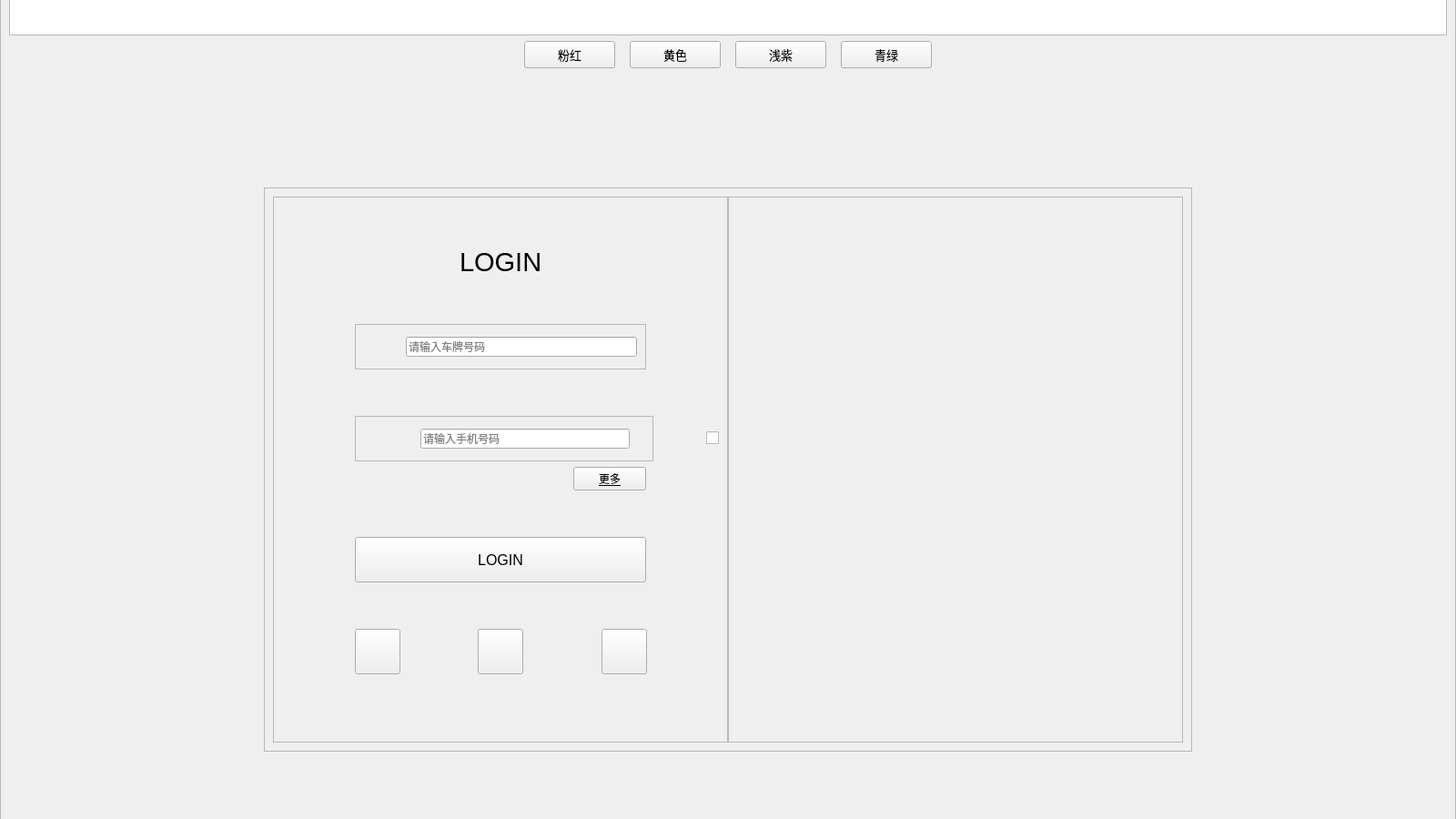
<?xml version="1.0" encoding="UTF-8"?>
<ui version="4.0">
 <class>registWindow</class>
 <widget class="QMainWindow" name="registWindow">
  <property name="geometry">
   <rect>
    <x>0</x>
    <y>0</y>
    <width>1600</width>
    <height>900</height>
   </rect>
  </property>
  <property name="sizePolicy">
   <sizepolicy hsizetype="Fixed" vsizetype="Fixed">
    <horstretch>0</horstretch>
    <verstretch>0</verstretch>
   </sizepolicy>
  </property>
  <property name="minimumSize">
   <size>
    <width>1600</width>
    <height>900</height>
   </size>
  </property>
  <property name="maximumSize">
   <size>
    <width>1600</width>
    <height>900</height>
   </size>
  </property>
  <property name="windowTitle">
   <string>MainWindow</string>
  </property>
  <widget class="QWidget" name="centralwidget">
   <widget class="QFrame" name="frame_background">
    <property name="geometry">
     <rect>
      <x>0</x>
      <y>-11</y>
      <width>1600</width>
      <height>971</height>
     </rect>
    </property>
    <property name="frameShape">
     <enum>QFrame::StyledPanel</enum>
    </property>
    <property name="frameShadow">
     <enum>QFrame::Raised</enum>
    </property>
    <layout class="QGridLayout" name="gridLayout_3">
     <item row="2" column="0">
      <layout class="QVBoxLayout" name="verticalLayout_2">
       <item>
        <spacer name="verticalSpacer_9">
         <property name="orientation">
          <enum>Qt::Vertical</enum>
         </property>
         <property name="sizeHint" stdset="0">
          <size>
           <width>20</width>
           <height>13</height>
          </size>
         </property>
        </spacer>
       </item>
       <item>
        <layout class="QHBoxLayout" name="horizontalLayout_9">
         <item>
          <spacer name="horizontalSpacer_17">
           <property name="orientation">
            <enum>Qt::Horizontal</enum>
           </property>
           <property name="sizeHint" stdset="0">
            <size>
             <width>40</width>
             <height>20</height>
            </size>
           </property>
          </spacer>
         </item>
         <item>
          <widget class="QFrame" name="frame">
           <property name="frameShape">
            <enum>QFrame::StyledPanel</enum>
           </property>
           <property name="frameShadow">
            <enum>QFrame::Raised</enum>
           </property>
           <layout class="QGridLayout" name="gridLayout_2">
            <item row="0" column="0">
             <layout class="QHBoxLayout" name="horizontalLayout_8">
              <property name="spacing">
               <number>0</number>
              </property>
              <item>
               <widget class="QFrame" name="frame_login">
                <property name="sizePolicy">
                 <sizepolicy hsizetype="Minimum" vsizetype="Minimum">
                  <horstretch>0</horstretch>
                  <verstretch>0</verstretch>
                 </sizepolicy>
                </property>
                <property name="minimumSize">
                 <size>
                  <width>500</width>
                  <height>600</height>
                 </size>
                </property>
                <property name="maximumSize">
                 <size>
                  <width>500</width>
                  <height>600</height>
                 </size>
                </property>
                <property name="frameShape">
                 <enum>QFrame::StyledPanel</enum>
                </property>
                <property name="frameShadow">
                 <enum>QFrame::Raised</enum>
                </property>
                <layout class="QGridLayout" name="gridLayout_5">
                 <item row="1" column="0">
                  <spacer name="verticalSpacer_4">
                   <property name="orientation">
                    <enum>Qt::Vertical</enum>
                   </property>
                   <property name="sizeType">
                    <enum>QSizePolicy::Fixed</enum>
                   </property>
                   <property name="sizeHint" stdset="0">
                    <size>
                     <width>20</width>
                     <height>20</height>
                    </size>
                   </property>
                  </spacer>
                 </item>
                 <item row="0" column="0">
                  <layout class="QVBoxLayout" name="verticalLayout">
                   <item>
                    <spacer name="verticalSpacer_2">
                     <property name="orientation">
                      <enum>Qt::Vertical</enum>
                     </property>
                     <property name="sizeHint" stdset="0">
                      <size>
                       <width>20</width>
                       <height>13</height>
                      </size>
                     </property>
                    </spacer>
                   </item>
                   <item>
                    <layout class="QHBoxLayout" name="horizontalLayout">
                     <item>
                      <spacer name="horizontalSpacer">
                       <property name="orientation">
                        <enum>Qt::Horizontal</enum>
                       </property>
                       <property name="sizeHint" stdset="0">
                        <size>
                         <width>40</width>
                         <height>20</height>
                        </size>
                       </property>
                      </spacer>
                     </item>
                     <item>
                      <widget class="QLabel" name="label_login">
                       <property name="font">
                        <font>
                         <family>Arial</family>
                         <pointsize>22</pointsize>
                        </font>
                       </property>
                       <property name="text">
                        <string>LOGIN</string>
                       </property>
                      </widget>
                     </item>
                     <item>
                      <spacer name="horizontalSpacer_2">
                       <property name="orientation">
                        <enum>Qt::Horizontal</enum>
                       </property>
                       <property name="sizeHint" stdset="0">
                        <size>
                         <width>40</width>
                         <height>20</height>
                        </size>
                       </property>
                      </spacer>
                     </item>
                    </layout>
                   </item>
                   <item>
                    <spacer name="verticalSpacer">
                     <property name="orientation">
                      <enum>Qt::Vertical</enum>
                     </property>
                     <property name="sizeHint" stdset="0">
                      <size>
                       <width>20</width>
                       <height>13</height>
                      </size>
                     </property>
                    </spacer>
                   </item>
                   <item>
                    <layout class="QHBoxLayout" name="horizontalLayout_10">
                     <item>
                      <spacer name="horizontalSpacer_20">
                       <property name="orientation">
                        <enum>Qt::Horizontal</enum>
                       </property>
                       <property name="sizeType">
                        <enum>QSizePolicy::Fixed</enum>
                       </property>
                       <property name="sizeHint" stdset="0">
                        <size>
                         <width>80</width>
                         <height>20</height>
                        </size>
                       </property>
                      </spacer>
                     </item>
                     <item>
                      <widget class="QFrame" name="frame_user_name">
                       <property name="frameShape">
                        <enum>QFrame::StyledPanel</enum>
                       </property>
                       <property name="frameShadow">
                        <enum>QFrame::Raised</enum>
                       </property>
                       <layout class="QGridLayout" name="gridLayout_4">
                        <item row="0" column="0">
                         <layout class="QHBoxLayout" name="horizontalLayout_11">
                          <item>
                           <spacer name="horizontalSpacer_21">
                            <property name="orientation">
                             <enum>Qt::Horizontal</enum>
                            </property>
                            <property name="sizeType">
                             <enum>QSizePolicy::Fixed</enum>
                            </property>
                            <property name="sizeHint" stdset="0">
                             <size>
                              <width>10</width>
                              <height>20</height>
                             </size>
                            </property>
                           </spacer>
                          </item>
                          <item>
                           <widget class="QLabel" name="label_user_name">
                            <property name="sizePolicy">
                             <sizepolicy hsizetype="Fixed" vsizetype="Fixed">
                              <horstretch>0</horstretch>
                              <verstretch>0</verstretch>
                             </sizepolicy>
                            </property>
                            <property name="minimumSize">
                             <size>
                              <width>30</width>
                              <height>30</height>
                             </size>
                            </property>
                            <property name="maximumSize">
                             <size>
                              <width>30</width>
                              <height>30</height>
                             </size>
                            </property>
                            <property name="text">
                             <string/>
                            </property>
                           </widget>
                          </item>
                          <item>
                           <widget class="QLineEdit" name="lineE_user_name">
                            <property name="placeholderText">
                             <string>请输入车牌号码</string>
                            </property>
                           </widget>
                          </item>
                         </layout>
                        </item>
                       </layout>
                      </widget>
                     </item>
                     <item>
                      <spacer name="horizontalSpacer_22">
                       <property name="orientation">
                        <enum>Qt::Horizontal</enum>
                       </property>
                       <property name="sizeType">
                        <enum>QSizePolicy::Fixed</enum>
                       </property>
                       <property name="sizeHint" stdset="0">
                        <size>
                         <width>80</width>
                         <height>20</height>
                        </size>
                       </property>
                      </spacer>
                     </item>
                    </layout>
                   </item>
                   <item>
                    <spacer name="verticalSpacer_3">
                     <property name="orientation">
                      <enum>Qt::Vertical</enum>
                     </property>
                     <property name="sizeHint" stdset="0">
                      <size>
                       <width>20</width>
                       <height>17</height>
                      </size>
                     </property>
                    </spacer>
                   </item>
                   <item>
                    <layout class="QHBoxLayout" name="horizontalLayout_2">
                     <item>
                      <spacer name="horizontalSpacer_6">
                       <property name="orientation">
                        <enum>Qt::Horizontal</enum>
                       </property>
                       <property name="sizeType">
                        <enum>QSizePolicy::Fixed</enum>
                       </property>
                       <property name="sizeHint" stdset="0">
                        <size>
                         <width>80</width>
                         <height>20</height>
                        </size>
                       </property>
                      </spacer>
                     </item>
                     <item>
                      <widget class="QFrame" name="frame_pwd">
                       <property name="frameShape">
                        <enum>QFrame::StyledPanel</enum>
                       </property>
                       <property name="frameShadow">
                        <enum>QFrame::Raised</enum>
                       </property>
                       <layout class="QGridLayout" name="gridLayout">
                        <item row="0" column="0">
                         <layout class="QHBoxLayout" name="horizontalLayout_3">
                          <item>
                           <spacer name="horizontalSpacer_5">
                            <property name="orientation">
                             <enum>Qt::Horizontal</enum>
                            </property>
                            <property name="sizeType">
                             <enum>QSizePolicy::Fixed</enum>
                            </property>
                            <property name="sizeHint" stdset="0">
                             <size>
                              <width>10</width>
                              <height>20</height>
                             </size>
                            </property>
                           </spacer>
                          </item>
                          <item>
                           <widget class="QLabel" name="label_pwd">
                            <property name="sizePolicy">
                             <sizepolicy hsizetype="Fixed" vsizetype="Fixed">
                              <horstretch>0</horstretch>
                              <verstretch>0</verstretch>
                             </sizepolicy>
                            </property>
                            <property name="minimumSize">
                             <size>
                              <width>30</width>
                              <height>30</height>
                             </size>
                            </property>
                            <property name="maximumSize">
                             <size>
                              <width>30</width>
                              <height>30</height>
                             </size>
                            </property>
                            <property name="text">
                             <string/>
                            </property>
                           </widget>
                          </item>
                          <item>
                           <widget class="QLineEdit" name="lineE_pwd">
                            <property name="minimumSize">
                             <size>
                              <width>230</width>
                              <height>0</height>
                             </size>
                            </property>
                            <property name="maximumSize">
                             <size>
                              <width>230</width>
                              <height>16777215</height>
                             </size>
                            </property>
                            <property name="placeholderText">
                             <string>请输入手机号码</string>
                            </property>
                           </widget>
                          </item>
                         </layout>
                        </item>
                       </layout>
                      </widget>
                     </item>
                     <item>
                      <spacer name="horizontalSpacer_15">
                       <property name="orientation">
                        <enum>Qt::Horizontal</enum>
                       </property>
                       <property name="sizeType">
                        <enum>QSizePolicy::Fixed</enum>
                       </property>
                       <property name="sizeHint" stdset="0">
                        <size>
                         <width>52</width>
                         <height>20</height>
                        </size>
                       </property>
                      </spacer>
                     </item>
                     <item>
                      <widget class="QCheckBox" name="checkBox">
                       <property name="text">
                        <string/>
                       </property>
                      </widget>
                     </item>
                    </layout>
                   </item>
                   <item>
                    <layout class="QHBoxLayout" name="horizontalLayout_5">
                     <item>
                      <spacer name="horizontalSpacer_11">
                       <property name="orientation">
                        <enum>Qt::Horizontal</enum>
                       </property>
                       <property name="sizeHint" stdset="0">
                        <size>
                         <width>28</width>
                         <height>20</height>
                        </size>
                       </property>
                      </spacer>
                     </item>
                     <item>
                      <widget class="QPushButton" name="btn_forget">
                       <property name="font">
                        <font>
                         <family>Arial</family>
                         <underline>true</underline>
                        </font>
                       </property>
                       <property name="text">
                        <string>更多</string>
                       </property>
                      </widget>
                     </item>
                     <item>
                      <spacer name="horizontalSpacer_12">
                       <property name="orientation">
                        <enum>Qt::Horizontal</enum>
                       </property>
                       <property name="sizeType">
                        <enum>QSizePolicy::Fixed</enum>
                       </property>
                       <property name="sizeHint" stdset="0">
                        <size>
                         <width>80</width>
                         <height>20</height>
                        </size>
                       </property>
                      </spacer>
                     </item>
                    </layout>
                   </item>
                   <item>
                    <spacer name="verticalSpacer_5">
                     <property name="orientation">
                      <enum>Qt::Vertical</enum>
                     </property>
                     <property name="sizeHint" stdset="0">
                      <size>
                       <width>20</width>
                       <height>13</height>
                      </size>
                     </property>
                    </spacer>
                   </item>
                   <item>
                    <layout class="QHBoxLayout" name="horizontalLayout_6">
                     <item>
                      <spacer name="horizontalSpacer_13">
                       <property name="orientation">
                        <enum>Qt::Horizontal</enum>
                       </property>
                       <property name="sizeHint" stdset="0">
                        <size>
                         <width>40</width>
                         <height>20</height>
                        </size>
                       </property>
                      </spacer>
                     </item>
                     <item>
                      <widget class="QPushButton" name="btn_login">
                       <property name="sizePolicy">
                        <sizepolicy hsizetype="Fixed" vsizetype="Fixed">
                         <horstretch>0</horstretch>
                         <verstretch>0</verstretch>
                        </sizepolicy>
                       </property>
                       <property name="minimumSize">
                        <size>
                         <width>320</width>
                         <height>50</height>
                        </size>
                       </property>
                       <property name="maximumSize">
                        <size>
                         <width>320</width>
                         <height>50</height>
                        </size>
                       </property>
                       <property name="font">
                        <font>
                         <family>Arial</family>
                         <pointsize>12</pointsize>
                        </font>
                       </property>
                       <property name="text">
                        <string>LOGIN</string>
                       </property>
                      </widget>
                     </item>
                     <item>
                      <spacer name="horizontalSpacer_14">
                       <property name="orientation">
                        <enum>Qt::Horizontal</enum>
                       </property>
                       <property name="sizeHint" stdset="0">
                        <size>
                         <width>40</width>
                         <height>20</height>
                        </size>
                       </property>
                      </spacer>
                     </item>
                    </layout>
                   </item>
                   <item>
                    <spacer name="verticalSpacer_6">
                     <property name="orientation">
                      <enum>Qt::Vertical</enum>
                     </property>
                     <property name="sizeHint" stdset="0">
                      <size>
                       <width>20</width>
                       <height>13</height>
                      </size>
                     </property>
                    </spacer>
                   </item>
                   <item>
                    <layout class="QHBoxLayout" name="horizontalLayout_4">
                     <item>
                      <spacer name="horizontalSpacer_10">
                       <property name="orientation">
                        <enum>Qt::Horizontal</enum>
                       </property>
                       <property name="sizeHint" stdset="0">
                        <size>
                         <width>13</width>
                         <height>20</height>
                        </size>
                       </property>
                      </spacer>
                     </item>
                     <item>
                      <widget class="QPushButton" name="btn_wx">
                       <property name="sizePolicy">
                        <sizepolicy hsizetype="Fixed" vsizetype="Fixed">
                         <horstretch>0</horstretch>
                         <verstretch>0</verstretch>
                        </sizepolicy>
                       </property>
                       <property name="minimumSize">
                        <size>
                         <width>50</width>
                         <height>50</height>
                        </size>
                       </property>
                       <property name="maximumSize">
                        <size>
                         <width>50</width>
                         <height>50</height>
                        </size>
                       </property>
                       <property name="text">
                        <string/>
                       </property>
                      </widget>
                     </item>
                     <item>
                      <spacer name="horizontalSpacer_7">
                       <property name="orientation">
                        <enum>Qt::Horizontal</enum>
                       </property>
                       <property name="sizeHint" stdset="0">
                        <size>
                         <width>13</width>
                         <height>20</height>
                        </size>
                       </property>
                      </spacer>
                     </item>
                     <item>
                      <widget class="QPushButton" name="btn_qq">
                       <property name="sizePolicy">
                        <sizepolicy hsizetype="Fixed" vsizetype="Fixed">
                         <horstretch>0</horstretch>
                         <verstretch>0</verstretch>
                        </sizepolicy>
                       </property>
                       <property name="minimumSize">
                        <size>
                         <width>50</width>
                         <height>50</height>
                        </size>
                       </property>
                       <property name="maximumSize">
                        <size>
                         <width>50</width>
                         <height>50</height>
                        </size>
                       </property>
                       <property name="text">
                        <string/>
                       </property>
                      </widget>
                     </item>
                     <item>
                      <spacer name="horizontalSpacer_8">
                       <property name="orientation">
                        <enum>Qt::Horizontal</enum>
                       </property>
                       <property name="sizeHint" stdset="0">
                        <size>
                         <width>13</width>
                         <height>20</height>
                        </size>
                       </property>
                      </spacer>
                     </item>
                     <item>
                      <widget class="QPushButton" name="btn_wb">
                       <property name="sizePolicy">
                        <sizepolicy hsizetype="Fixed" vsizetype="Fixed">
                         <horstretch>0</horstretch>
                         <verstretch>0</verstretch>
                        </sizepolicy>
                       </property>
                       <property name="minimumSize">
                        <size>
                         <width>50</width>
                         <height>50</height>
                        </size>
                       </property>
                       <property name="maximumSize">
                        <size>
                         <width>50</width>
                         <height>50</height>
                        </size>
                       </property>
                       <property name="text">
                        <string/>
                       </property>
                      </widget>
                     </item>
                     <item>
                      <spacer name="horizontalSpacer_9">
                       <property name="orientation">
                        <enum>Qt::Horizontal</enum>
                       </property>
                       <property name="sizeHint" stdset="0">
                        <size>
                         <width>13</width>
                         <height>20</height>
                        </size>
                       </property>
                      </spacer>
                     </item>
                    </layout>
                   </item>
                   <item>
                    <spacer name="verticalSpacer_8">
                     <property name="orientation">
                      <enum>Qt::Vertical</enum>
                     </property>
                     <property name="sizeHint" stdset="0">
                      <size>
                       <width>20</width>
                       <height>13</height>
                      </size>
                     </property>
                    </spacer>
                   </item>
                  </layout>
                 </item>
                </layout>
               </widget>
              </item>
              <item>
               <widget class="QFrame" name="frame_pic">
                <property name="sizePolicy">
                 <sizepolicy hsizetype="Minimum" vsizetype="Minimum">
                  <horstretch>0</horstretch>
                  <verstretch>0</verstretch>
                 </sizepolicy>
                </property>
                <property name="minimumSize">
                 <size>
                  <width>500</width>
                  <height>600</height>
                 </size>
                </property>
                <property name="frameShape">
                 <enum>QFrame::StyledPanel</enum>
                </property>
                <property name="frameShadow">
                 <enum>QFrame::Raised</enum>
                </property>
               </widget>
              </item>
             </layout>
            </item>
           </layout>
          </widget>
         </item>
         <item>
          <spacer name="horizontalSpacer_18">
           <property name="orientation">
            <enum>Qt::Horizontal</enum>
           </property>
           <property name="sizeHint" stdset="0">
            <size>
             <width>40</width>
             <height>20</height>
            </size>
           </property>
          </spacer>
         </item>
        </layout>
       </item>
       <item>
        <spacer name="verticalSpacer_10">
         <property name="orientation">
          <enum>Qt::Vertical</enum>
         </property>
         <property name="sizeHint" stdset="0">
          <size>
           <width>20</width>
           <height>13</height>
          </size>
         </property>
        </spacer>
       </item>
      </layout>
     </item>
     <item row="1" column="0">
      <layout class="QHBoxLayout" name="horizontalLayout_12">
       <item>
        <spacer name="horizontalSpacer_3">
         <property name="orientation">
          <enum>Qt::Horizontal</enum>
         </property>
         <property name="sizeHint" stdset="0">
          <size>
           <width>13</width>
           <height>20</height>
          </size>
         </property>
        </spacer>
       </item>
       <item>
        <widget class="QPushButton" name="btn_1">
         <property name="sizePolicy">
          <sizepolicy hsizetype="Fixed" vsizetype="Fixed">
           <horstretch>0</horstretch>
           <verstretch>0</verstretch>
          </sizepolicy>
         </property>
         <property name="minimumSize">
          <size>
           <width>100</width>
           <height>30</height>
          </size>
         </property>
         <property name="maximumSize">
          <size>
           <width>100</width>
           <height>30</height>
          </size>
         </property>
         <property name="font">
          <font>
           <pointsize>10</pointsize>
          </font>
         </property>
         <property name="text">
          <string>粉红</string>
         </property>
        </widget>
       </item>
       <item>
        <spacer name="horizontalSpacer_23">
         <property name="orientation">
          <enum>Qt::Horizontal</enum>
         </property>
         <property name="sizeType">
          <enum>QSizePolicy::Fixed</enum>
         </property>
         <property name="sizeHint" stdset="0">
          <size>
           <width>10</width>
           <height>20</height>
          </size>
         </property>
        </spacer>
       </item>
       <item>
        <widget class="QPushButton" name="btn_2">
         <property name="sizePolicy">
          <sizepolicy hsizetype="Fixed" vsizetype="Fixed">
           <horstretch>0</horstretch>
           <verstretch>0</verstretch>
          </sizepolicy>
         </property>
         <property name="minimumSize">
          <size>
           <width>100</width>
           <height>30</height>
          </size>
         </property>
         <property name="maximumSize">
          <size>
           <width>100</width>
           <height>30</height>
          </size>
         </property>
         <property name="font">
          <font>
           <pointsize>10</pointsize>
          </font>
         </property>
         <property name="text">
          <string>黄色</string>
         </property>
        </widget>
       </item>
       <item>
        <spacer name="horizontalSpacer_24">
         <property name="orientation">
          <enum>Qt::Horizontal</enum>
         </property>
         <property name="sizeType">
          <enum>QSizePolicy::Fixed</enum>
         </property>
         <property name="sizeHint" stdset="0">
          <size>
           <width>10</width>
           <height>20</height>
          </size>
         </property>
        </spacer>
       </item>
       <item>
        <widget class="QPushButton" name="btn_3">
         <property name="sizePolicy">
          <sizepolicy hsizetype="Fixed" vsizetype="Fixed">
           <horstretch>0</horstretch>
           <verstretch>0</verstretch>
          </sizepolicy>
         </property>
         <property name="minimumSize">
          <size>
           <width>100</width>
           <height>30</height>
          </size>
         </property>
         <property name="maximumSize">
          <size>
           <width>100</width>
           <height>30</height>
          </size>
         </property>
         <property name="font">
          <font>
           <pointsize>10</pointsize>
          </font>
         </property>
         <property name="text">
          <string>浅紫</string>
         </property>
        </widget>
       </item>
       <item>
        <spacer name="horizontalSpacer_25">
         <property name="orientation">
          <enum>Qt::Horizontal</enum>
         </property>
         <property name="sizeType">
          <enum>QSizePolicy::Fixed</enum>
         </property>
         <property name="sizeHint" stdset="0">
          <size>
           <width>10</width>
           <height>20</height>
          </size>
         </property>
        </spacer>
       </item>
       <item>
        <widget class="QPushButton" name="btn_4">
         <property name="sizePolicy">
          <sizepolicy hsizetype="Fixed" vsizetype="Fixed">
           <horstretch>0</horstretch>
           <verstretch>0</verstretch>
          </sizepolicy>
         </property>
         <property name="minimumSize">
          <size>
           <width>100</width>
           <height>30</height>
          </size>
         </property>
         <property name="maximumSize">
          <size>
           <width>100</width>
           <height>30</height>
          </size>
         </property>
         <property name="font">
          <font>
           <pointsize>10</pointsize>
          </font>
         </property>
         <property name="text">
          <string>青绿</string>
         </property>
        </widget>
       </item>
       <item>
        <spacer name="horizontalSpacer_4">
         <property name="orientation">
          <enum>Qt::Horizontal</enum>
         </property>
         <property name="sizeHint" stdset="0">
          <size>
           <width>13</width>
           <height>20</height>
          </size>
         </property>
        </spacer>
       </item>
      </layout>
     </item>
     <item row="0" column="0">
      <widget class="QTextBrowser" name="textBrowser">
       <property name="maximumSize">
        <size>
         <width>16777215</width>
         <height>40</height>
        </size>
       </property>
      </widget>
     </item>
    </layout>
   </widget>
  </widget>
 </widget>
 <resources/>
 <connections/>
</ui>
